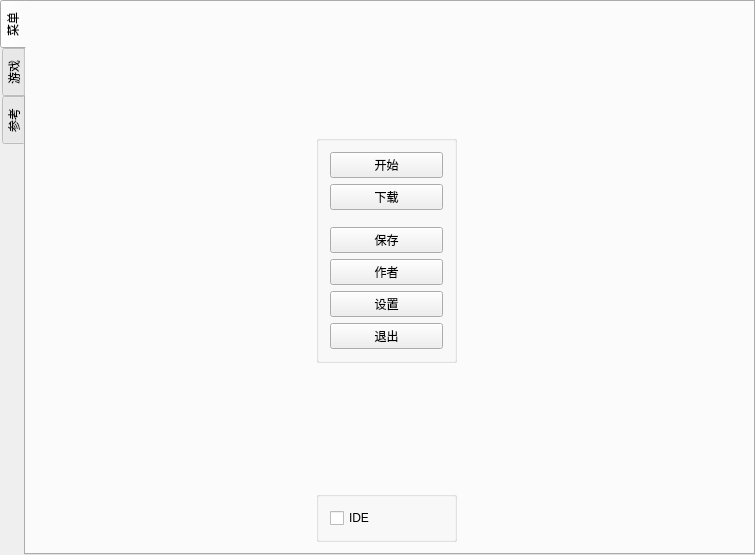
<?xml version="1.0" encoding="UTF-8"?>
<ui version="4.0">
 <class>MainWindow</class>
 <widget class="QMainWindow" name="MainWindow">
  <property name="geometry">
   <rect>
    <x>0</x>
    <y>0</y>
    <width>755</width>
    <height>555</height>
   </rect>
  </property>
  <property name="windowTitle">
   <string>MainWindow</string>
  </property>
  <widget class="QWidget" name="centralWidget">
   <layout class="QHBoxLayout" name="horizontalLayout_2">
    <property name="margin" stdset="0">
     <number>0</number>
    </property>
    <item>
     <widget class="QTabWidget" name="gameTabs">
      <property name="tabPosition">
       <enum>QTabWidget::TabPosition::West</enum>
      </property>
      <property name="currentIndex">
       <number>0</number>
      </property>
      <widget class="QWidget" name="tab_3">
       <attribute name="title">
        <string>菜单</string>
       </attribute>
       <layout class="QHBoxLayout" name="horizontalLayout_15">
        <property name="leftMargin">
         <number>4</number>
        </property>
        <item>
         <widget class="QStackedWidget" name="mainPages">
          <property name="currentIndex">
           <number>0</number>
          </property>
          <widget class="QWidget" name="menuPage">
           <layout class="QHBoxLayout" name="horizontalLayout_20">
            <property name="margin" stdset="0">
             <number>0</number>
            </property>
            <item>
             <spacer name="horizontalSpacer">
              <property name="orientation">
               <enum>Qt::Orientation::Horizontal</enum>
              </property>
              <property name="sizeHint" stdset="0">
               <size>
                <width>40</width>
                <height>20</height>
               </size>
              </property>
             </spacer>
            </item>
            <item>
             <layout class="QVBoxLayout" name="verticalLayout_13">
              <property name="bottomMargin">
               <number>0</number>
              </property>
              <item>
               <spacer name="verticalSpacer_3">
                <property name="orientation">
                 <enum>Qt::Orientation::Vertical</enum>
                </property>
                <property name="sizeHint" stdset="0">
                 <size>
                  <width>20</width>
                  <height>40</height>
                 </size>
                </property>
               </spacer>
              </item>
              <item>
               <widget class="QGroupBox" name="groupBox_3">
                <property name="minimumSize">
                 <size>
                  <width>141</width>
                  <height>0</height>
                 </size>
                </property>
                <layout class="QVBoxLayout" name="verticalLayout_12">
                 <item>
                  <widget class="QPushButton" name="play">
                   <property name="text">
                    <string>开始</string>
                   </property>
                  </widget>
                 </item>
                 <item>
                  <widget class="QPushButton" name="load">
                   <property name="text">
                    <string>下载</string>
                   </property>
                  </widget>
                 </item>
                 <item>
                  <layout class="QHBoxLayout" name="horizontalLayout_17">
                   <property name="topMargin">
                    <number>11</number>
                   </property>
                   <item>
                    <widget class="QPushButton" name="save">
                     <property name="text">
                      <string>保存</string>
                     </property>
                    </widget>
                   </item>
                  </layout>
                 </item>
                 <item>
                  <widget class="QPushButton" name="autor">
                   <property name="enabled">
                    <bool>true</bool>
                   </property>
                   <property name="text">
                    <string>作者</string>
                   </property>
                  </widget>
                 </item>
                 <item>
                  <widget class="QPushButton" name="settings">
                   <property name="text">
                    <string>设置</string>
                   </property>
                  </widget>
                 </item>
                 <item>
                  <widget class="QPushButton" name="exit">
                   <property name="text">
                    <string>退出</string>
                   </property>
                  </widget>
                 </item>
                </layout>
               </widget>
              </item>
              <item>
               <spacer name="verticalSpacer">
                <property name="orientation">
                 <enum>Qt::Orientation::Vertical</enum>
                </property>
                <property name="sizeHint" stdset="0">
                 <size>
                  <width>20</width>
                  <height>40</height>
                 </size>
                </property>
               </spacer>
              </item>
              <item>
               <widget class="QGroupBox" name="groupBox">
                <layout class="QVBoxLayout" name="verticalLayout_8">
                 <item>
                  <widget class="QCheckBox" name="showIDE">
                   <property name="text">
                    <string>IDE</string>
                   </property>
                  </widget>
                 </item>
                </layout>
               </widget>
              </item>
             </layout>
            </item>
            <item>
             <spacer name="horizontalSpacer_2">
              <property name="orientation">
               <enum>Qt::Orientation::Horizontal</enum>
              </property>
              <property name="sizeHint" stdset="0">
               <size>
                <width>40</width>
                <height>20</height>
               </size>
              </property>
             </spacer>
            </item>
           </layout>
          </widget>
          <widget class="QWidget" name="startGamePage">
           <layout class="QHBoxLayout" name="horizontalLayout_21">
            <property name="margin" stdset="0">
             <number>0</number>
            </property>
            <item>
             <layout class="QVBoxLayout" name="startFFALayout"/>
            </item>
           </layout>
          </widget>
         </widget>
        </item>
       </layout>
      </widget>
      <widget class="QWidget" name="tab">
       <property name="enabled">
        <bool>true</bool>
       </property>
       <attribute name="title">
        <string>游戏</string>
       </attribute>
       <layout class="QVBoxLayout" name="verticalLayout">
        <property name="spacing">
         <number>0</number>
        </property>
        <property name="margin" stdset="0">
         <number>0</number>
        </property>
        <item>
         <widget class="QWidget" name="widget_4" native="true">
          <layout class="QHBoxLayout" name="horizontalLayout_6">
           <property name="spacing">
            <number>0</number>
           </property>
           <property name="margin" stdset="0">
            <number>0</number>
           </property>
           <item>
            <widget class="QWidget" name="widget" native="true">
             <layout class="QHBoxLayout" name="horizontalLayout_23">
              <property name="margin" stdset="0">
               <number>0</number>
              </property>
              <item>
               <layout class="QVBoxLayout" name="layGl">
                <property name="spacing">
                 <number>0</number>
                </property>
               </layout>
              </item>
             </layout>
            </widget>
           </item>
          </layout>
         </widget>
        </item>
       </layout>
      </widget>
      <widget class="QWidget" name="tab_2">
       <attribute name="title">
        <string>参考</string>
       </attribute>
       <layout class="QHBoxLayout" name="horizontalLayout_4">
        <property name="margin" stdset="0">
         <number>0</number>
        </property>
        <item>
         <layout class="QVBoxLayout" name="manLayout"/>
        </item>
       </layout>
      </widget>
     </widget>
    </item>
   </layout>
  </widget>
 </widget>
 <layoutdefault spacing="6" margin="11"/>
 <resources/>
 <connections/>
</ui>
